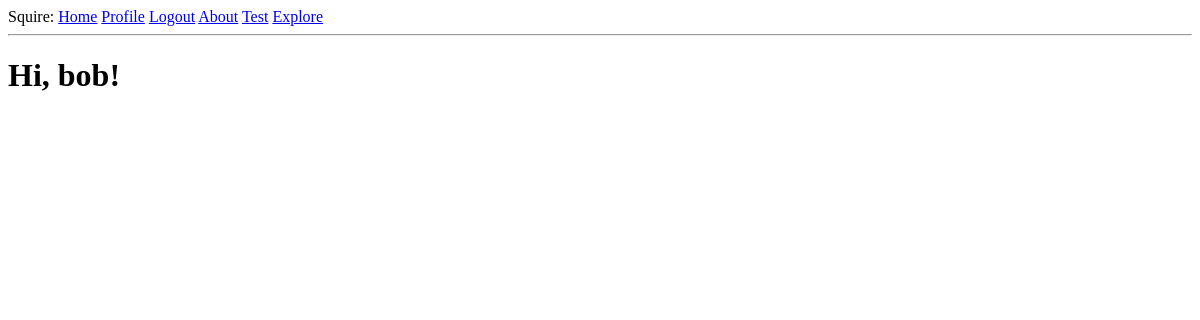
The page /index (signed in) on the database as committed earlier.
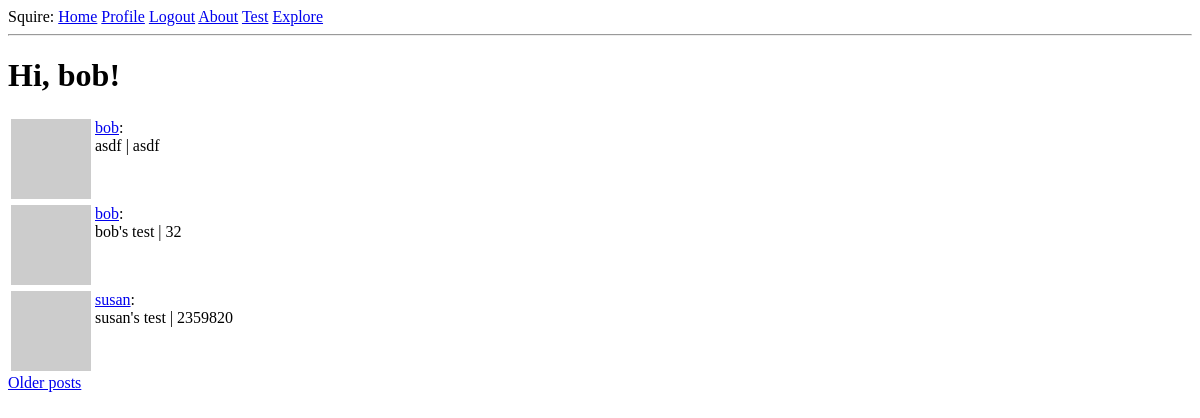
The same page on the database as committed later.
### app/models.py (models this page shows, shortened)
class User(UserMixin, db.Model):
    id = db.Column(db.Integer, primary_key=True)
    username = db.Column(db.String(64), index=True, unique=True)
    email = db.Column(db.String(120), index=True, unique=True)
    password_hash = db.Column(db.String(128))
    scores = db.relationship('Score', backref='author', lazy='dynamic')
    about_me = db.Column(db.String(140))
    last_seen = db.Column(db.DateTime, default=datetime.utcnow)
    followed = db.relationship(
        'User', secondary=followers,
        primaryjoin=(followers.c.follower_id == id),
        secondaryjoin=(followers.c.followed_id == id),
        backref=db.backref('followers', lazy='dynamic'), lazy='dynamic')
    def avatar(self, size):
        digest = md5(self.email.lower().encode('utf-8')).hexdigest()
        return 'https://www.gravatar.com/avatar/{}?d=identicon&s={}'.format(digest, size)
    def followed_scores(self):
        followed = Score.query.join(
            followers, (followers.c.followed_id == Score.user_id)).filter(
                followers.c.follower_id == self.id)
        own = Score.query.filter_by(user_id=self.id)
        return followed.union(own).order_by(Score.timestamp.desc())

class Score(db.Model):
    id = db.Column(db.Integer, primary_key=True)
    testname = db.Column(db.String(140))
    score = db.Column(db.String(140))
    timestamp = db.Column(db.DateTime, index=True, default=datetime.utcnow)
    user_id = db.Column(db.Integer, db.ForeignKey('user.id'))

### app/routes.py (the view)
@app.route('/')
@app.route('/index')
@login_required
def index():
    page = request.args.get('page', 1, type=int)
    scores = current_user.followed_scores().paginate(
        page, app.config['POSTS_PER_PAGE'], False)
    next_url = url_for('index', page=scores.next_num) \
        if scores.has_next else None
    prev_url = url_for('index', page=scores.prev_num) \
        if scores.has_prev else None
    return render_template('index.html', title='Home',
                           scores=scores.items, next_url=next_url,
                           prev_url=prev_url)

### app/models.py (called while the page is built)
@login.user_loader
def load_user(id):
    return User.query.get(int(id))

### app/routes.py (called while the page is built)
@app.before_request
def before_request():
    if current_user.is_authenticated:
        current_user.last_seen = datetime.utcnow()
        db.session.commit()

### app/templates/index.html (shortened to what this page needs)
{% extends "base.html" %}
{% block content %}
    <h1>Hi, {{ current_user.username }}!</h1>
    {% for score in scores %}
    	{% include '_post.html' %}
    {% endfor %}
    {% if next_url %}
    <a href="{{ next_url }}">Older posts</a>
    {% endif %}
{% endblock %}

### app/templates/base.html (shortened to what this page needs)
<html>
    <head>
    </head>
    <body>
        <div>
            Squire:
            <a href="{{ url_for('index') }}">Home</a>
            {% if current_user.is_anonymous %}
            <a href="{{ url_for('login') }}">Login</a>
            {% else %}
            <a href="{{ url_for('user', username=current_user.username) }}">Profile</a>
            <a href="{{ url_for('logout') }}">Logout</a>
            {% endif %}
            <a href="{{ url_for('about') }}">About</a>
            <a href="{{ url_for('test') }}">Test</a>
            <a href="{{ url_for('explore') }}">Explore</a>
        </div>
        <hr>
        {% block content %}{% endblock %}
    </body>
</html>

### app/templates/_post.html
<table>
    <tr valign="top">
        <td><img src="{{ score.author.avatar(36) }}"></td>
        <td><a href="{{ url_for('user', username=score.author.username) }}">{{ score.author.username }}</a>:<br>{{ score.testname }} | {{ score.score }}</td>
    </tr>
</table>

Rows that differ between the two databases and show on the page:
added Score: author.username "bob", testname "asdf", score "asdf"
added Score: author.username "bob", testname "bob's test", score "32"
added Score: author.username "susan", testname "susan's test", score "2359820"
Other text that changed with them:
text now shown: "Older posts"
